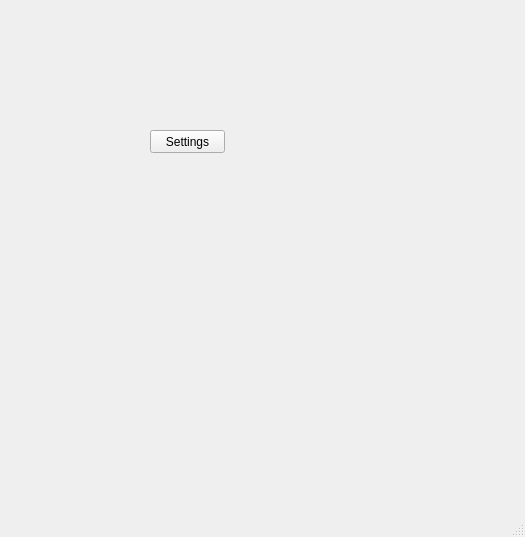
<?xml version="1.0" encoding="UTF-8"?>
<ui version="4.0">
 <class>MainWindow</class>
 <widget class="QMainWindow" name="MainWindow">
  <property name="geometry">
   <rect>
    <x>0</x>
    <y>0</y>
    <width>525</width>
    <height>537</height>
   </rect>
  </property>
  <property name="windowTitle">
   <string>MainWindow</string>
  </property>
  <widget class="QWidget" name="centralwidget">
   <widget class="QPushButton" name="btn_settings">
    <property name="geometry">
     <rect>
      <x>150</x>
      <y>130</y>
      <width>75</width>
      <height>23</height>
     </rect>
    </property>
    <property name="text">
     <string>Settings</string>
    </property>
   </widget>
  </widget>
  <widget class="QMenuBar" name="menubar">
   <property name="geometry">
    <rect>
     <x>0</x>
     <y>0</y>
     <width>525</width>
     <height>21</height>
    </rect>
   </property>
  </widget>
  <widget class="QStatusBar" name="statusbar"/>
 </widget>
 <resources/>
 <connections/>
</ui>
